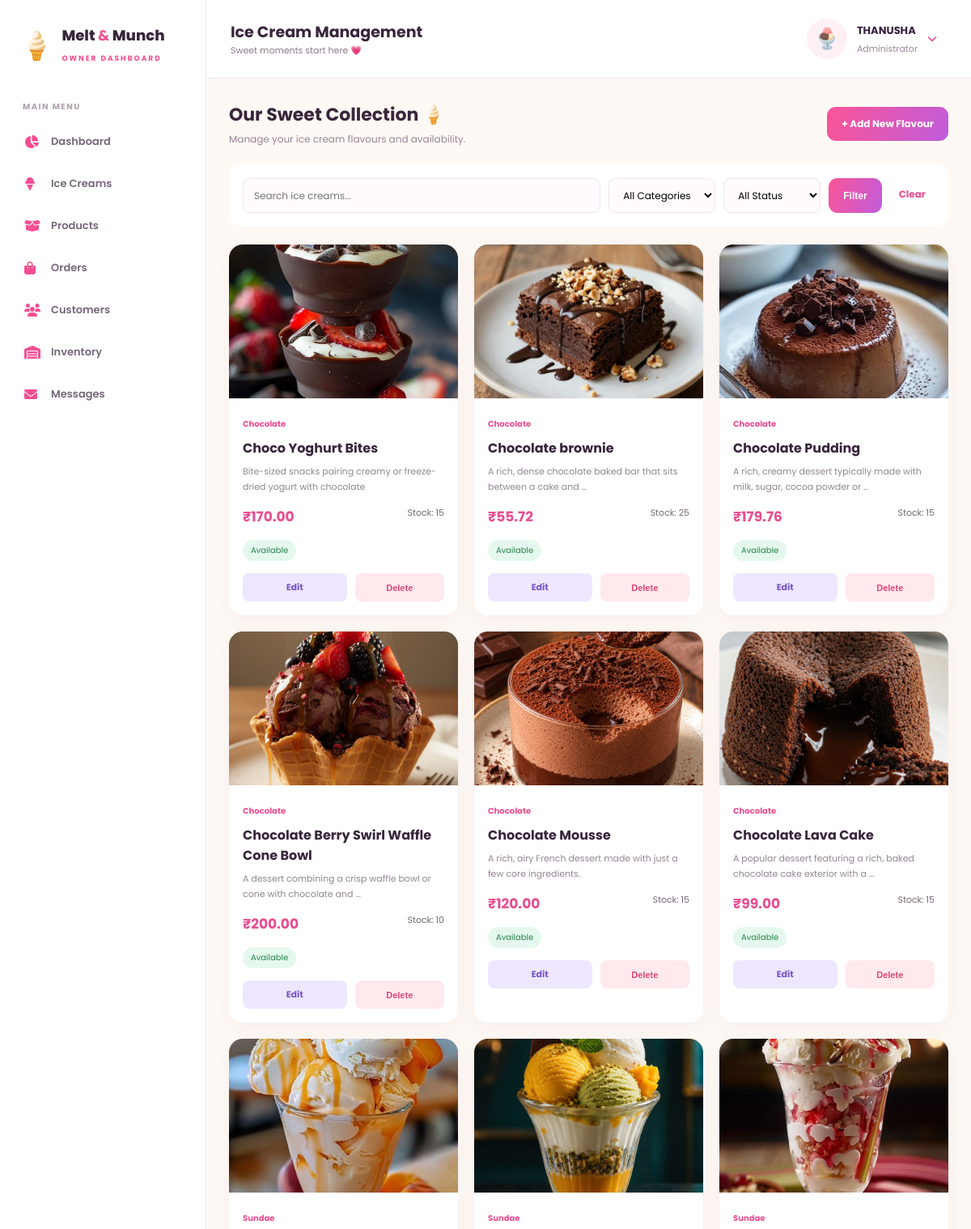
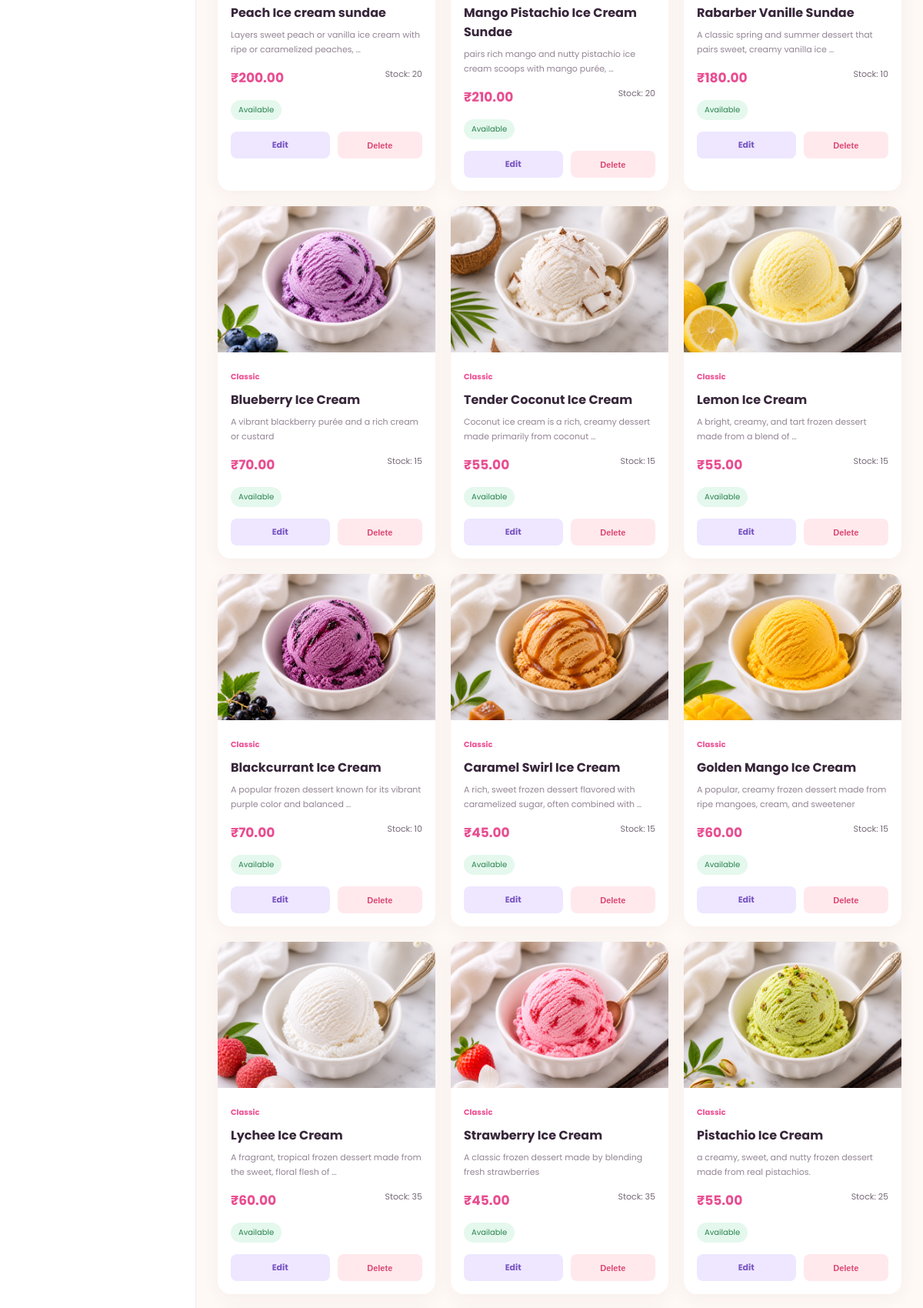
/dashboard/icecreams/ (signed in, upper part), run on the app's committed database (2 pictures, top to bottom).
### melt_app/models.py (models this page shows, shortened)
class IceCream(models.Model):
    CATEGORY_CHOICES = [
        ("classic", "Classic"),
        ("chocolate", "Chocolate"),
        ("fruit", "Fruit"),
        ("sundae", "Sundae"),
        ("premium", "Premium"),
        ("special", "Special"),
    ]
    name = models.CharField(max_length=150)
    slug = models.SlugField(
        unique=True,
        blank=True
    )
    category = models.CharField(
        max_length=30,
        choices=CATEGORY_CHOICES
    )
    description = models.TextField()
    price = models.DecimalField(
        max_digits=8,
        decimal_places=2,
        validators=[MinValueValidator(Decimal("0.00"))]
    )
    image = models.ImageField(
        upload_to="ice_creams/",
        blank=True,
        null=True
    )
    is_available = models.BooleanField(default=True)
    is_featured = models.BooleanField(default=False)
    stock_quantity = models.PositiveIntegerField(default=0)
    created_at = models.DateTimeField(auto_now_add=True)
    class Meta:
        ordering = ["name"]

### melt_app/views.py (the view)
@staff_member_required(login_url='/admin/login/')
def dashboard_icecreams(request):
    icecreams = IceCream.objects.all().order_by('-created_at')
    search = request.GET.get('search', '')
    category = request.GET.get('category', '')
    status = request.GET.get('status', '')
    if search:
        icecreams = icecreams.filter(
            name__icontains=search
        )
    if category:
        icecreams = icecreams.filter(
            category=category
        )
    if status == 'available':
        icecreams = icecreams.filter(is_available=True)
    elif status == 'unavailable':
        icecreams = icecreams.filter(is_available=False)
    context = {
        'icecreams': icecreams,
        'search': search,
        'selected_category': category,
        'selected_status': status,
        'categories': IceCream.CATEGORY_CHOICES,
    }
    return render(
        request,
        'dashboard/icecreams.html',
        context
    )

### melt_app/context_processors.py (called while the page is built)
def cart_count(request):
    if request.user.is_authenticated:
        count = CartLine.objects.filter(
            cart__user=request.user
        ).aggregate(total=Sum("quantity"))["total"] or 0
    else:
        cart = request.session.get("cart", {})
        count = sum(int(quantity) for quantity in cart.values())
    return {
        "nav_cart_count": count
    }

### melt_app/templates/dashboard/icecreams.html (shortened to what this page needs)
{% extends 'dashboard/base.html' %}
{% load static %}
{% block page_heading %}Ice Cream Management{% endblock %}
{% block page_css %}
<link rel="stylesheet" href="{% static 'dashboard/css/icecreams.css' %}">
{% endblock %}
{% block content %}
<div class="page-title-row">
    <div>
        <h2>Our Sweet Collection 🍦</h2>
        <p>Manage your ice cream flavours and availability.</p>
    </div>
    <a href="{% url 'add_icecream' %}" class="primary-btn">
        + Add New Flavour
    </a>
</div>
<form method="get" class="filter-bar">
    <input type="search" name="search"
           value="{{ search }}"
           placeholder="Search ice creams...">
    <select name="category">
        <option value="">All Categories</option>
    </select>
    <select name="status">
        <option value="">All Status</option>
    </select>
    <button type="submit" class="primary-btn">Filter</button>
    <a href="{% url 'dashboard_icecreams' %}" class="clear-btn">Clear</a>
</form>
<div class="ice-admin-grid">
    {% for ice in icecreams %}
    <article class="ice-admin-card">
        <div class="ice-admin-image">
            {% if ice.image %}
                <img src="{{ ice.image.url }}" alt="{{ ice.name }}">
            {% else %}
                <div class="image-placeholder">🍨</div>
            {% endif %}
        </div>
        <div class="ice-admin-info">
            <span class="category-tag">
                {{ ice.get_category_display }}
            </span>
            <h3>{{ ice.name }}</h3>
            <p>{{ ice.description|truncatewords:12 }}</p>
            <div class="ice-admin-details">
                <strong>₹{{ ice.price }}</strong>
                <span>Stock: {{ ice.stock_quantity }}</span>
            </div>
            <span class="availability
                {% if ice.is_available %}available{% else %}unavailable{% endif %}">
                {% if ice.is_available %}Available{% else %}Unavailable{% endif %}
            </span>
            <div class="ice-admin-actions">
                <a href="{% url 'edit_icecream' ice.pk %}"
                   class="edit-btn">Edit</a>
                <form method="post"
                      action="{% url 'delete_icecream' ice.pk %}"
                      class="delete-form">
                    <button type="submit" class="delete-btn">
                        Delete
                    </button>
                </form>
            </div>
        </div>
    </article>
    {% endfor %}
</div>
{% endblock %}

### melt_app/templates/dashboard/base.html (shortened to what this page needs)
{% load static %}
<!DOCTYPE html>
<html lang="en">
<head>
    <link rel="stylesheet"
          href="https://cdnjs.cloudflare.com/ajax/libs/font-awesome/6.5.0/css/all.min.css">
          <link rel="stylesheet" href="{% static 'dashboard/css/base.css' %}">
    {% block page_css %}{% endblock %}
</head>
<body>
<div class="dashboard-layout">
    <aside class="sidebar" id="sidebar">
        <div class="brand">
            <span>🍦</span>
            <div>
                <h2>Melt <b>&</b> Munch</h2>
                <small>OWNER DASHBOARD</small>
            </div>
        </div>
        <div class="sidebar-heading">MAIN MENU</div>
        <a href="{% url 'admin_dashboard' %}" class="side-link">
            <i class="fa-solid fa-chart-pie"></i>
            Dashboard
        </a>
        <a href="{% url 'dashboard_icecreams' %}" class="side-link">
            <i class="fa-solid fa-ice-cream"></i>
            Ice Creams
        </a>
        <a href="{% url 'dashboard_products' %}" class="side-link">
            <i class="fa-solid fa-box-open"></i>
            Products
        </a>
        <a href="{% url 'dashboard_orders' %}" class="side-link">
            <i class="fa-solid fa-bag-shopping"></i>
            Orders
        </a>
        <a href="{% url 'dashboard_customers' %}" class="side-link">
            <i class="fa-solid fa-users"></i>
            Customers
        </a>
        <a href="{% url 'dashboard_inventory' %}" class="side-link">
            <i class="fa-solid fa-warehouse"></i>
            Inventory
        </a>
        <a href="{% url 'dashboard_messages' %}" class="side-link">
            <i class="fa-solid fa-envelope"></i>
            Messages
        </a>
    </aside>
    <main class="main-content">
        <header class="topbar">
            <div class="topbar-heading">
                <h3>{% block page_heading %}Dashboard{% endblock %}</h3>
                <p>Sweet moments start here 💗</p>
            </div>
            <div class="admin-profile-dropdown" id="adminProfile">
                <button type="button"
                        class="admin-profile"
                        id="profileToggle"
                        aria-expanded="false"
                        aria-controls="profileMenu">
                    <div class="admin-avatar">🍨</div>
                    <div class="admin-profile-info">
                        <strong>{{ request.user.username|upper }}</strong>
                        <small>Administrator</small>
                    </div>
                    <i class="fa-solid fa-chevron-down profile-arrow"></i>
                </button>
            </div>
        </header>
        <section class="page-content">
            {% block content %}{% endblock %}
        </section>
    </main>
</div>
</body>
</html>

### melt_app/static/dashboard/css/base.css (style rules this page uses)
:root { --pink: #f34f91; --dark: #38263b; --muted: #897b8b; --background: #fff9f5; --white: #ffffff; }
* { margin: 0; padding: 0; box-sizing: border-box; }
body { font-family: 'Poppins', sans-serif; background: var(--background); color: var(--dark); }
a { text-decoration: none; color: inherit; }
.dashboard-layout { display: flex; min-height: 100vh; }
.sidebar { width: 255px; min-width: 255px; background: #fff; border-right: 1px solid #f4e9ef; padding: 25px 16px; display: flex; flex-direction: column; transition: transform .3s ease; }
.brand { display: flex; align-items: center; gap: 10px; padding: 5px 8px 30px; }
.brand > span { font-size: 34px; }
.brand h2 { font-size: 18px; font-weight: 800; }
.brand h2 b { color: var(--pink); }
.brand small { font-size: 9px; letter-spacing: 2px; color: var(--pink); font-weight: 700; }
.sidebar-heading { color: #b0a2ae; font-size: 10px; font-weight: 700; letter-spacing: 1.5px; padding: 12px; }
.side-link { display: flex; align-items: center; gap: 13px; padding: 13px 14px; border-radius: 12px; margin-bottom: 6px; font-size: 13px; font-weight: 600; color: #766879; transition: .25s; }
.side-link i { width: 20px; color: var(--pink); font-size: 16px; }
.main-content { flex: 1; min-width: 0; }
.topbar { min-height: 85px; padding: 15px 30px; background: white; border-bottom: 1px solid #f5eaf0; display: flex; align-items: center; gap: 18px; }
.topbar h3 { font-size: 19px; }
.topbar p { font-size: 11px; color: var(--muted); }
.admin-avatar { width: 43px; height: 43px; display: grid; place-items: center; border-radius: 50%; background: #fff0f5; font-size: 23px; }
.admin-profile strong, .admin-profile small { display: block; }
.admin-profile strong { font-size: 12px; }
.admin-profile small { font-size: 10px; color: var(--muted); }
.page-content { padding: 28px; }
.admin-profile-dropdown { position: relative; margin-left: auto; z-index: 1000; }
.admin-profile { display: flex; align-items: center; gap: 12px; padding: 8px 12px; border: none; background: transparent; border-radius: 15px; cursor: pointer; transition: 0.3s; font-family: inherit; }
.admin-avatar { width: 50px; height: 50px; display: grid; place-items: center; border-radius: 50%; background: #fff0f6; font-size: 25px; }
.admin-profile-info { display: flex; flex-direction: column; align-items: flex-start; gap: 4px; }
.admin-profile-info strong { color: #38233f; font-size: 13px; }
.admin-profile-info small { color: #9b879c; font-size: 11px; }
.profile-arrow { color: #e84393; font-size: 12px; transition: transform 0.3s; }

### data on the page
IceCream: image (picture), category "Chocolate", name "Choco Yoghurt Bites", description "Bite-sized snacks pairing creamy or freeze-dried yogurt with chocolate", price "170.00", stock_quantity "15", is_available "Available"
IceCream: image (picture), category "Chocolate", name "Chocolate brownie", description "A rich, dense chocolate baked bar that sits between a cake and …", price "55.72", stock_quantity "25", is_available "Available"
IceCream: image (picture), category "Chocolate", name "Chocolate Pudding", description "A rich, creamy dessert typically made with milk, sugar, cocoa powder or …", price "179.76", stock_quantity "15", is_available "Available"
IceCream: image (picture), category "Chocolate", name "Chocolate Berry Swirl Waffle Cone Bowl", description "A dessert combining a crisp waffle bowl or cone with chocolate and …", price "200.00", stock_quantity "10", is_available "Available"
IceCream: image (picture), category "Chocolate", name "Chocolate Mousse", description "A rich, airy French dessert made with just a few core ingredients.", price "120.00", stock_quantity "15", is_available "Available"
IceCream: image (picture), category "Chocolate", name "Chocolate Lava Cake", description "A popular dessert featuring a rich, baked chocolate cake exterior with a …", price "99.00", stock_quantity "15", is_available "Available"
IceCream: image (picture), category "Sundae", name "Peach Ice cream sundae", description "Layers sweet peach or vanilla ice cream with ripe or caramelized peaches, …", price "200.00", stock_quantity "20", is_available "Available"
IceCream: image (picture), category "Sundae", name "Mango Pistachio Ice Cream Sundae", description "pairs rich mango and nutty pistachio ice cream scoops with mango purée, …", price "210.00", stock_quantity "20", is_available "Available"
IceCream: image (picture), category "Sundae", name "Rabarber Vanille Sundae", description "A classic spring and summer dessert that pairs sweet, creamy vanilla ice …", price "180.00", stock_quantity "10", is_available "Available"
IceCream: image (picture), category "Classic", name "Blueberry Ice Cream", description "A vibrant blackberry purée and a rich cream or custard", price "70.00", stock_quantity "15", is_available "Available"
IceCream: image (picture), category "Classic", name "Tender Coconut Ice Cream", description "Coconut ice cream is a rich, creamy dessert made primarily from coconut …", price "55.00", stock_quantity "15", is_available "Available"
IceCream: image (picture), category "Classic", name "Lemon Ice Cream", description "A bright, creamy, and tart frozen dessert made from a blend of …", price "55.00", stock_quantity "15", is_available "Available"
IceCream: image (picture), category "Classic", name "Blackcurrant Ice Cream", description "A popular frozen dessert known for its vibrant purple color and balanced …", price "70.00", stock_quantity "10", is_available "Available"
IceCream: image (picture), category "Classic", name "Caramel Swirl Ice Cream", description "A rich, sweet frozen dessert flavored with caramelized sugar, often combined with …", price "45.00", stock_quantity "15", is_available "Available"
IceCream: image (picture), category "Classic", name "Golden Mango Ice Cream", description "A popular, creamy frozen dessert made from ripe mangoes, cream, and sweetener", price "60.00", stock_quantity "15", is_available "Available"
IceCream: image (picture), category "Classic", name "Lychee Ice Cream", description "A fragrant, tropical frozen dessert made from the sweet, floral flesh of …", price "60.00", stock_quantity "35", is_available "Available"
IceCream: image (picture), category "Classic", name "Strawberry Ice Cream", description "A classic frozen dessert made by blending fresh strawberries", price "45.00", stock_quantity "35", is_available "Available"
IceCream: image (picture), category "Classic", name "Pistachio Ice Cream", description "a creamy, sweet, and nutty frozen dessert made from real pistachios.", price "55.00", stock_quantity "25", is_available "Available"

### other printed values
{{ request.user.username|upper }} "THANUSHA"
